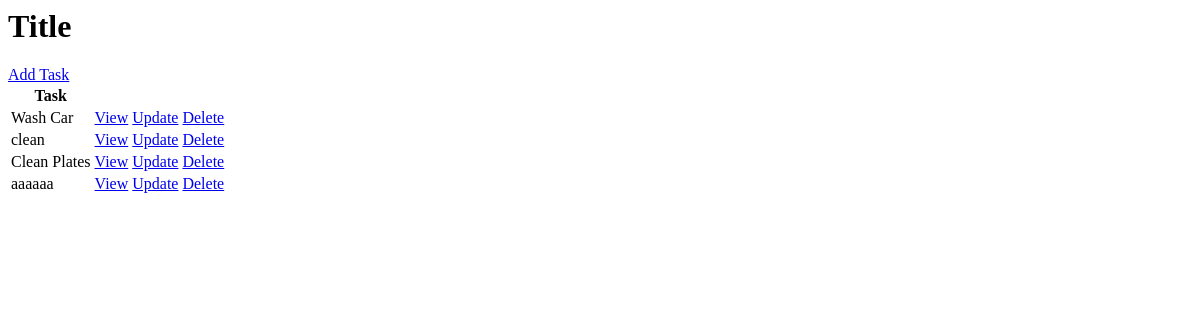
The app's page /, older data.
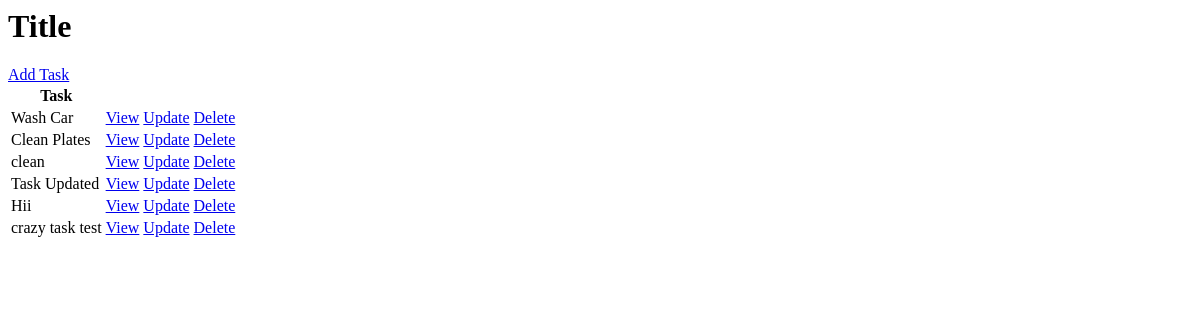
The same page, newer data.
### ToDo_App/models.py (models this page shows, shortened)
class Task(models.Model):
    user = models.ForeignKey(
        User, on_delete=models.CASCADE, null=True, blank=True) # null=True, blank=True allows for no user to be assigned to a task
    title = models.CharField(max_length=200) # max_length is required
    description = models.TextField(null=True, blank=True)
    completed = models.BooleanField(default=False)
    created_at = models.DateTimeField(auto_now_add=True)
    class Meta:
        ordering = ['completed']

### ToDo_App/views.py (the view)
# urls.py: 2. Add a URL to urlpatterns:  path('', Home.as_view(), name='home')
class Home(ListView):
    model = Task
    template_name = 'home.html'
    context_object_name = 'tasks'

### ToDo_App/templates/ToDo_App/task_list.html (shortened to what this page needs)
<html lang="en">
<head>
</head>
<body>
    <h1>Title</h1>
    <a href="{% url 'task_form' %}">Add Task</a>
    <table>
        <tr>
            <th>Task</th>
        </tr>
        {% for task in tasks %}
        <tr>
            <td>{{ task.title }}</td>
            <td><a href="{% url 'task_detail' task.id %}">View</a></td>
            <td><a href="{% url 'task_update' task.id %}">Update</a></td>
            <td><a href="{% url 'task_delete' task.id %}">Delete</a></td>
        </tr>
        {% empty %}
            <h3>No items in list</h3>
        {% endfor %}
</body>
</html>

Row changes from the older to the newer data that the page shows:
changed Task "Clean Plates": moves up the list
changed Task: title "aaaaaa" → "Task Updated"
added Task: title "Hii"
added Task: title "crazy task test"
